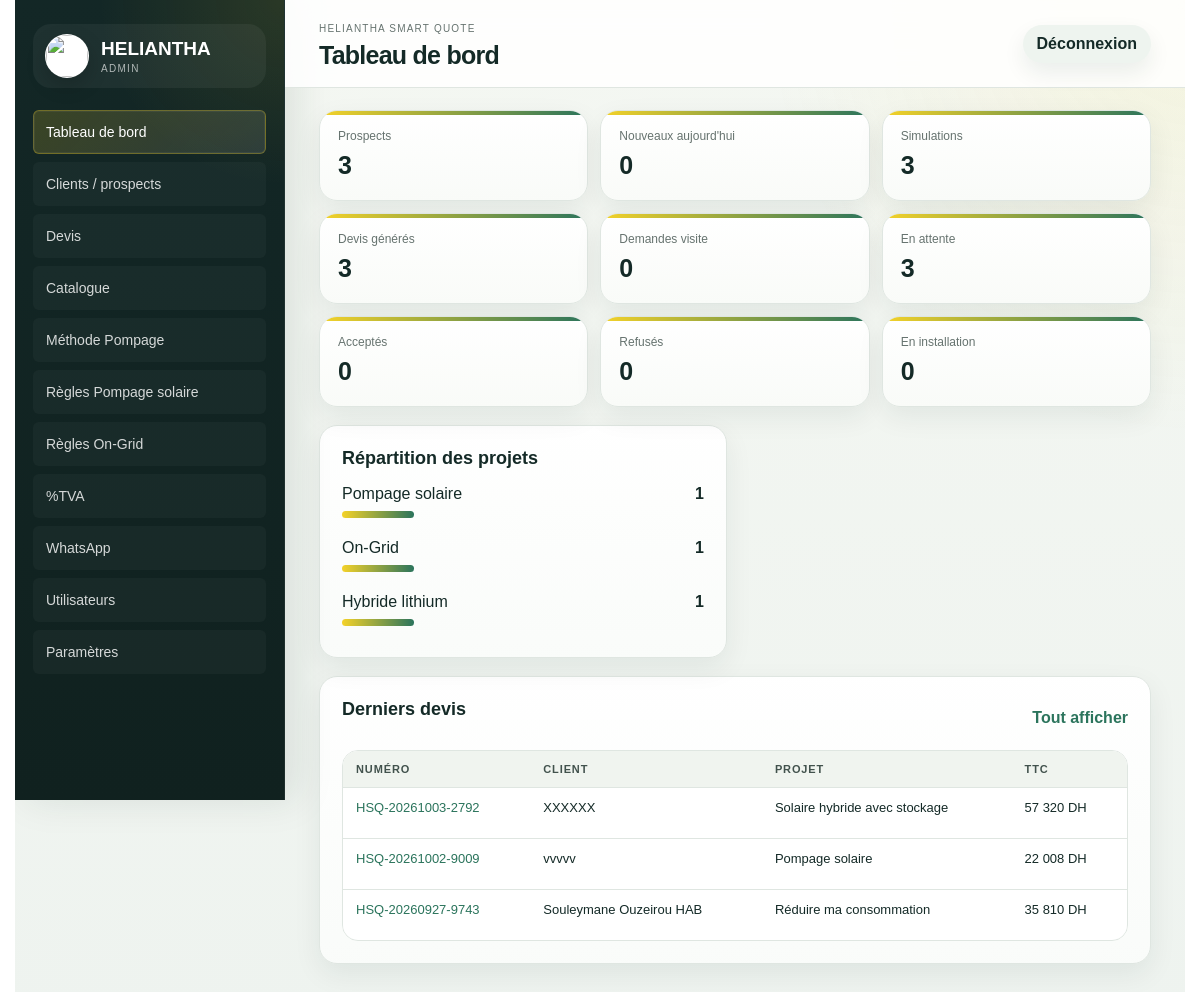
Page /admin/ (signed in) on the committed database.
### tables this page shows
CREATE TABLE quote_requests (
    id INTEGER PRIMARY KEY AUTOINCREMENT,
    quote_number TEXT NOT NULL UNIQUE,
    project TEXT NOT NULL,
    customer_name TEXT,
    phone TEXT,
    email TEXT,
    location TEXT,
    request_json TEXT NOT NULL,
    result_json TEXT NOT NULL,
    status TEXT NOT NULL DEFAULT 'Nouveau',
    created_at TEXT NOT NULL DEFAULT CURRENT_TIMESTAMP
, company TEXT, city TEXT, solution_name TEXT, amount_ht REAL, amount_ttc REAL, confidence INTEGER, reliability_json TEXT, calculation_detail_json TEXT, financial_breakdown_json TEXT, selected_equipment_json TEXT, calculator_versions_json TEXT, technical_parameters_json TEXT, quote_snapshot_json TEXT, technical_reference_json TEXT, bom_json TEXT, technical_configuration_json TEXT, compatibility_json TEXT, product_selections_json TEXT, selected_offer_level TEXT, updated_at TEXT);

### app/routes.py (the view)
@bp.get("/admin/")
def admin_dashboard():
    return render_template(
        "admin/dashboard.html",
        stats=dashboard_stats(),
        project_labels=PROJECT_LABELS,
        statuses=QUOTE_STATUSES,
    )

### app/db.py (called while the page is built)
def get_db():
    if "db" not in g:
        g.db = sqlite3.connect(current_app.config["DATABASE"])
        g.db.row_factory = sqlite3.Row
    return g.db

def ensure_schema(db=None):
    db = db or get_db()
    db.executescript(SCHEMA)
    _migrate_quote_requests(db)
    _migrate_products(db)
    _migrate_pump_curve_points(db)
    _migrate_calculation_parameters(db)
    _migrate_pumping_solar_rules(db)
    _migrate_public_tracking(db)
    _migrate_users(db)
    _seed_defaults(db)
    _seed_vat_rates(db)
    db.commit()

def _migrate_quote_requests(db):
    existing = {row["name"] for row in db.execute("PRAGMA table_info(quote_requests)").fetchall()}
    for column, column_type in QUOTE_COLUMNS.items():
        if column not in existing:
            db.execute(f"ALTER TABLE quote_requests ADD COLUMN {column} {column_type}")

def _migrate_products(db):
    existing = {row["name"] for row in db.execute("PRAGMA table_info(products)").fetchall()}
    for column, column_type in PRODUCT_COLUMNS.items():
        if column not in existing:
            db.execute(f"ALTER TABLE products ADD COLUMN {column} {column_type}")
    db.execute(
        """CREATE INDEX IF NOT EXISTS idx_products_catalog_lookup
        ON products(active, category, brand, stock, priority)"""
    )

def _migrate_pump_curve_points(db):
    db.execute(
        """CREATE INDEX IF NOT EXISTS idx_pump_curve_points_lookup
        ON pump_curve_points(pump_id, flow_m3_h)"""
    )

def _migrate_calculation_parameters(db):
    existing = {row["name"] for row in db.execute("PRAGMA table_info(calculation_parameters)").fetchall()}
    for column, column_type in CALCULATION_PARAMETER_COLUMNS.items():
        if column not in existing:
            db.execute(f"ALTER TABLE calculation_parameters ADD COLUMN {column} {column_type}")

def _migrate_pumping_solar_rules(db):
    existing = {row["name"] for row in db.execute("PRAGMA table_info(pumping_solar_rules)").fetchall()}
    for column, column_type in PUMPING_SOLAR_RULE_COLUMNS.items():
        if column not in existing:
            db.execute(f"ALTER TABLE pumping_solar_rules ADD COLUMN {column} {column_type}")
    db.execute(
        """CREATE INDEX IF NOT EXISTS idx_pumping_solar_rules_lookup
        ON pumping_solar_rules(active, rule_type, pump_cv, panel_power_w, drive_power_kw, phase, sort_order)"""
    )

def dumps(value):
    return json.dumps(value, ensure_ascii=False)

### templates/admin/dashboard.html (shortened to what this page needs)
{% extends "admin/base.html" %}
{% block page_title %}Tableau de bord{% endblock %}
{% block content %}
<section class="stat-grid">
  <article><small>Prospects</small><b>{{ stats.total_prospects }}</b></article>
  <article><small>Nouveaux aujourd'hui</small><b>{{ stats.new_today }}</b></article>
  <article><small>Simulations</small><b>{{ stats.simulations }}</b></article>
  <article><small>Devis générés</small><b>{{ stats.quotes_generated }}</b></article>
  <article><small>Demandes visite</small><b>{{ stats.visit_requests }}</b></article>
  <article><small>En attente</small><b>{{ stats.pending_quotes }}</b></article>
  <article><small>Acceptés</small><b>{{ stats.accepted_quotes }}</b></article>
  <article><small>Refusés</small><b>{{ stats.refused_quotes }}</b></article>
  <article><small>En installation</small><b>{{ stats.installing_projects }}</b></article>
</section>
<section class="admin-grid two">
  <article class="panel">
    <h2>Répartition des projets</h2>
    <div class="bars">
      {% for item in stats.project_breakdown %}
      <div><span>{{ item.label }}</span><b>{{ item.count }}</b><i style="width: {{ item.count * 20 if item.count < 5 else 100 }}%"></i></div>
      {% else %}<p class="muted">Aucune simulation pour le moment.</p>{% endfor %}
    </div>
  </article>
</section>
<section class="panel">
  <div class="panel-head"><h2>Derniers devis</h2><a class="text-button" href="{{ url_for('main.admin_quotes') }}">Tout afficher</a></div>
  <div class="table-wrap">
    <table>
      <thead><tr><th>Numéro</th><th>Client</th><th>Projet</th><th>TTC</th><th>Statut</th></tr></thead>
      <tbody>
        {% for q in stats.latest_quotes %}
        <tr>
          <td><a href="{{ url_for('main.admin_quote_detail', quote_id=q.id) }}">{{ q.quote_number }}</a></td>
          <td>{{ q.customer_name or "-" }}</td>
          <td>{{ project_labels.get(q.project, q.project) }}</td>
          <td>{{ "{:,.0f}".format(q.amount_ttc or 0).replace(",", " ") }} DH</td>
          <td><span class="status">{{ q.status }}</span></td>
        </tr>
        {% else %}<tr><td colspan="5">Aucun devis enregistré.</td></tr>{% endfor %}
      </tbody>
    </table>
  </div>
</section>
{% endblock %}

### static/css/admin.css (style rules this page uses)
:root { --ink:#142a27;--muted:#66736f;--line:#dfe6e1;--paper:#f6f7f1;--white:#fff;--yellow:#f4d229;--green:#164b3d;--green2:#2b745c;--blue:#e3f0f5;--danger:#b42318;--warn:#9a6700;--shadow:0 18px 50px rgba(17,45,38,.12) }
html { scroll-behavior:smooth;overscroll-behavior-y:none;scrollbar-gutter:stable both-edges }
* { box-sizing:border-box }
body { margin:0;color:var(--ink);font-family:Arial,Helvetica,sans-serif;background:var(--paper);overflow-x:clip;min-width:320px }
a { color:var(--green2);text-decoration:none }
main,section,article,aside,header,footer,nav,form { min-width:0 }
.admin-app { display:grid;grid-template-columns:270px 1fr;min-height:100vh }
.stat-grid { display:grid;grid-template-columns:repeat(3,minmax(0,1fr));gap:12px;margin-bottom:18px }
.stat-grid article,.panel { background:white;border:1px solid var(--line);border-radius:8px;box-shadow:0 4px 14px rgba(17,45,38,.04) }
.stat-grid article { padding:18px }
.stat-grid small { display:block;color:var(--muted);font-size:12px }
.stat-grid b { display:block;margin-top:8px;font-size:25px }
.panel { padding:20px;margin-bottom:18px }
.panel h2 { font-size:18px;margin:0 0 16px }
.panel-head { display:flex;align-items:center;justify-content:space-between;gap:15px }
.admin-grid { display:grid;gap:18px }
.admin-grid.two { grid-template-columns:1fr 1fr }
.table-wrap { overflow:auto;border:1px solid var(--line);border-radius:7px;-webkit-overflow-scrolling:touch;overscroll-behavior:contain }
table { width:100%;border-collapse:collapse;min-width:820px;background:white }
th,td { padding:12px 13px;border-bottom:1px solid var(--line);text-align:left;vertical-align:top;font-size:13px;overflow-wrap:anywhere;word-break:break-word }
th { background:#f0f4ef;color:#42524d;font-size:11px;text-transform:uppercase;letter-spacing:.08em }
tr:last-child td { border-bottom:0 }
.admin-button,.ghost-button,.text-button { border:0;border-radius:6px;cursor:pointer;font-weight:700 }
.text-button { background:transparent;color:var(--green2) }
.bars { display:grid;gap:12px }
.bars div { display:grid;grid-template-columns:1fr auto;gap:8px;position:relative;padding-bottom:9px }
.bars i { grid-column:1/-1;display:block;height:7px;border-radius:999px;background:linear-gradient(90deg,var(--yellow),var(--green2));max-width:100% }
body { background: radial-gradient(circle at top right, rgba(244,210,41,.10), transparent 28%), linear-gradient(180deg, #f4f7f2 0%, #eef3ef 100%); }
.admin-button, .ghost-button, .text-button { border-radius: 999px; }
.text-button { font-weight: 800; }
.stat-grid article, .panel, .parameter-card, .config-section-card, .selection-card, .compatibility-card, .offer-grid article, .login-card, .pdf-sheet { border-radius: 18px; box-shadow: 0 10px 28px rgba(17,45,38,.07); }
.stat-grid article { position: relative; overflow: hidden; padding: 18px 18px 20px; background: linear-gradient(180deg, #fff 0%, #f9fbf8 100%); }
.stat-grid article::before { content:""; position:absolute; inset:0 0 auto 0; height:4px; background: linear-gradient(90deg, var(--yellow), var(--green2)); }
.panel { padding: 22px; background: linear-gradient(180deg, rgba(255,255,255,.98) 0%, rgba(250,252,250,.96) 100%); }
.panel-head { margin-bottom: 14px; }
.table-wrap { border-radius: 16px; box-shadow: inset 0 0 0 1px rgba(223,230,225,.65); }
table { min-width: 900px; }
th { position: sticky; top: 0; z-index: 1; }
.admin-grid.two { gap: 16px; }

### rows in the picture
quote_requests: quote_number "HSQ-20261003-2792", customer_name "XXXXXX", get "Solaire hybride avec stockage", amount_ttc "57 320"
quote_requests: quote_number "HSQ-20261002-9009", customer_name "vvvvv", get "Pompage solaire", amount_ttc "22 008"
quote_requests: quote_number "HSQ-20260927-9743", customer_name "Souleymane Ouzeirou HAB", get "Réduire ma consommation", amount_ttc "35 810"

### other values in the picture
{{ stats.total_prospects }} "3"
{{ stats.new_today }} "0"
{{ stats.simulations }} "3"
{{ stats.quotes_generated }} "3"
{{ stats.visit_requests }} "0"
{{ stats.pending_quotes }} "3"
{{ stats.accepted_quotes }} "0"
{{ stats.refused_quotes }} "0"
{{ stats.installing_projects }} "0"
{{ item.label }} "Pompage solaire" "On-Grid" "Hybride lithium"
{{ item.count }} "1" "1" "1"
